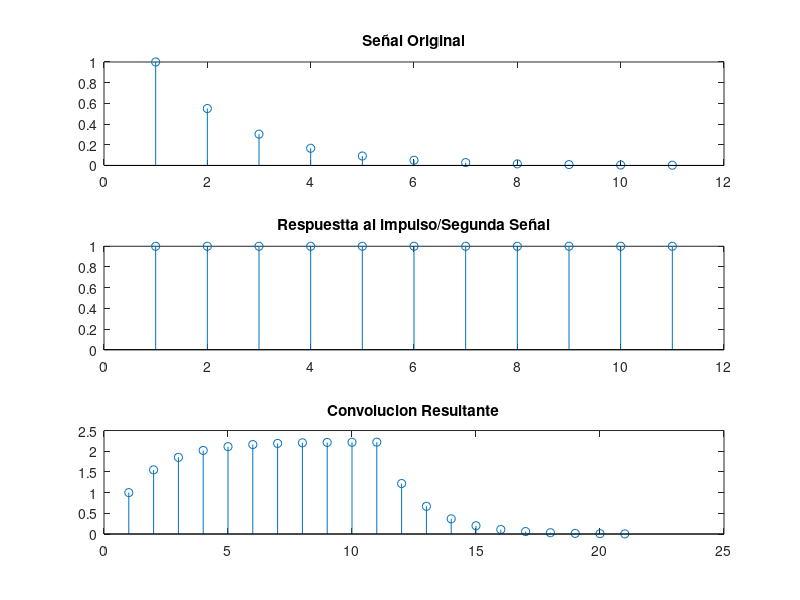

Recreate this plot in MATLAB.
n=-3:7;
x=0.55.^(n+3);
h=[1,1,1,1,1,1,1,1,1,1,1]; %Se define una secuencia de impulso discreto
y=conv(x,h);

subplot(3,1,1);
stem(x)
title('Señal Original');

subplot(3,1,2);
stem(h) %usa stem para secuencias discretas
title('Respuestta al impulso/Segunda Señal');

subplot(3,1,3);
stem(y)
title('Convolucion Resultante');

